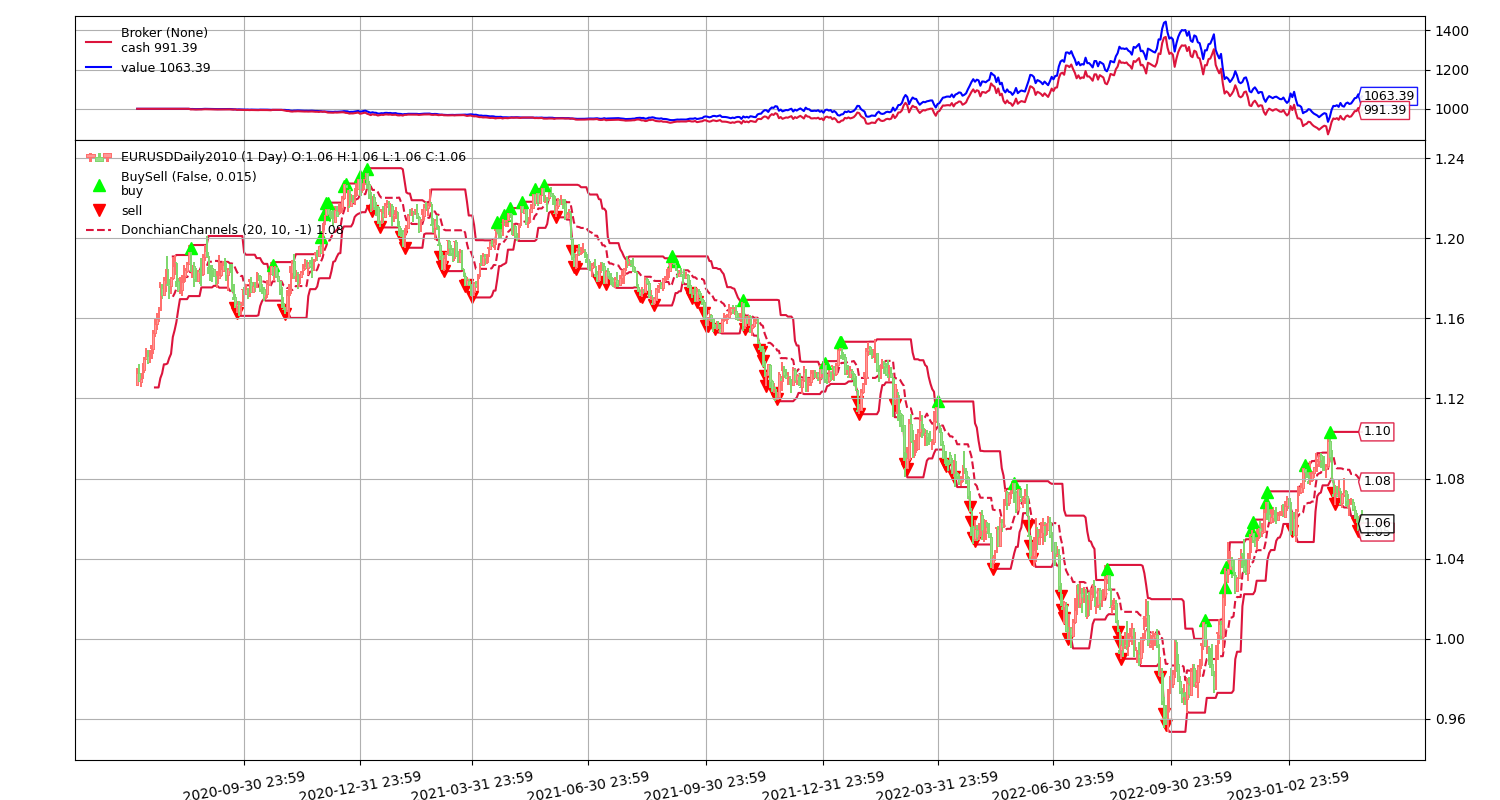

Here is the Python script that generated this plot:
import backtrader as bt
from datetime import datetime
import pandas as pd
import matplotlib.pyplot as plt
plt.rcParams["figure.figsize"] = (15,8)

cerebro = bt.Cerebro(stdstats=False)
cerebro.addobserver(bt.observers.BuySell)
cerebro.addobserver(bt.observers.Broker)

data = bt.feeds.GenericCSVData(
    dataname='dataMT5/EURUSDDaily2010.csv',
    nullvalue=0.0,
    timeframe=bt.TimeFrame.Days, 
    compression=1,
    fromdate=datetime(2020, 7, 8, 00, 00, 00),
    todate=datetime(2023, 3, 1, 00, 00, 00),
    dtformat=('%Y.%m.%d'),

    open=1,
    high=2,
    low=3,
    close=4,
    volume=5,
    openinterest=-1
)

cerebro.adddata(data)

class DonchianChannels(bt.Indicator):
    '''
    Params Note:
      - `lookback` (default: -1)
        If `-1`, the bars to consider will start 1 bar in the past and the
        current high/low may break through the channel.
        If `0`, the current prices will be considered for the Donchian
        Channel. This means that the price will **NEVER** break through the
        upper/lower channel bands.
    '''
    alias = ('DCH', 'DonchianChannel',)

    lines = ('dcm', 'dch', 'dcl',)  # dc middle, dc high, dc low
    params = dict(
        period_h=20,
        period_l=20,
        lookback=-1,  # consider current bar or not
    )

    plotinfo = dict(subplot=False)  # plot along with data
    plotlines = dict(
        dcm=dict(ls='--'),  # dashed line
        dch=dict(_samecolor=True),  # use same color as prev line (dcm)
        dcl=dict(_samecolor=True),  # use same color as prev line (dch)
    )
        
    def __init__(self):
        hi, lo = self.data.high, self.data.low
        if self.p.lookback:  # move backwards as needed
            hi, lo = hi(self.p.lookback), lo(self.p.lookback)

        self.l.dch = bt.ind.Highest(hi, period=self.p.period_h)
        self.l.dcl = bt.ind.Lowest(lo, period=self.p.period_l)
        self.l.dcm = (self.l.dch + self.l.dcl) / 2.0  # avg of the above

class DonchianChannelsStrategy(bt.Strategy):
    params = dict(
        period_h=20,
        period_l=10,
        stake=100,
    )

    def __init__(self):
        self.dcind = DonchianChannels(period_h=self.p.period_h, period_l=self.p.period_l)

    def next(self):
        if self.data[0] > self.dcind.dch[0]:
            self.buy(size=self.p.stake)
        elif self.data[0] < self.dcind.dcl[0]:
            self.sell(size=self.p.stake)

cerebro.broker.setcash(1000.0)
cerebro.broker.setcommission(commission=0.0, margin=0.02)
cerebro.broker.set_slippage_perc(perc=0.005)

cerebro.addanalyzer(bt.analyzers.AnnualReturn, _name='_AnnualReturn')

cerebro.addstrategy(DonchianChannelsStrategy, period_h=20, period_l=10)

result = cerebro.run()
strat = result[0]
print("--------------- AnnualReturn -----------------")
print(strat.analyzers._AnnualReturn.get_analysis())

AnReturn = strat.analyzers._AnnualReturn.get_analysis()
df = pd.DataFrame(AnReturn.values(), index=AnReturn.keys()).reset_index()
df.columns=['Year', 'AnnualReturn']
df.to_csv('DemoDonchianChannels.csv', index=False)

print(f'Final Portfolio Value: {cerebro.broker.getvalue():.2f}')

figure = cerebro.plot(style='candlestick', volume=False,
                      barup = '#ff9896', bardown='#98df8a',
                      tickrotation=10, )[0][0]

figure.savefig('DemoDonchianChannels.png')